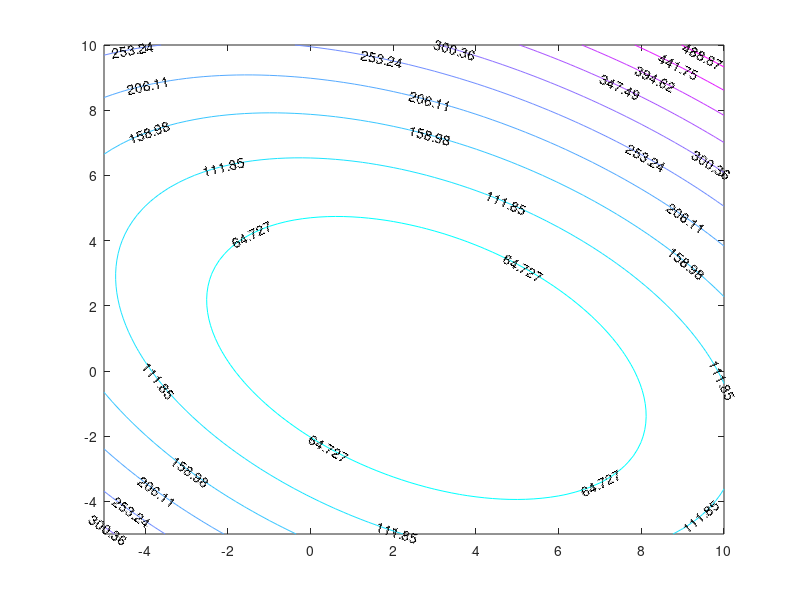

The MATLAB source for this figure:
% Vy Bui 
% Homework 2 - EE617
clear 
clc
close all
%% Problem 4
R4 = [3 2; 2 3];
eig(R4)
%% Problem 5
R5 = [3 1; 1 3];
eig(R5)
%% Problem 12
% a
[V4 Q4] = eig(R4)
% b
[V5 Q5] = eig(R5)
%% Problem 14
R = [2 1;1 3];
P = [6;4];
Edk2 = 36;
[w0,w1] = meshgrid(-5:.2:10, -5:.2:10);
for i = 1:length(w0)
    for j = 1:length(w1)
        W = [w0(i,j);w1(i,j)];
        MSE(i,j) = Edk2 + W'*R*W -2*P'*W;
    end
end
minMSE = min(MSE(:));
Wopt = inv(R)*P;
figure
[c, h] = contour(w0, w1, MSE, 10); clabel(c, h); colormap cool;
[Q, lamda] = eig(R);


